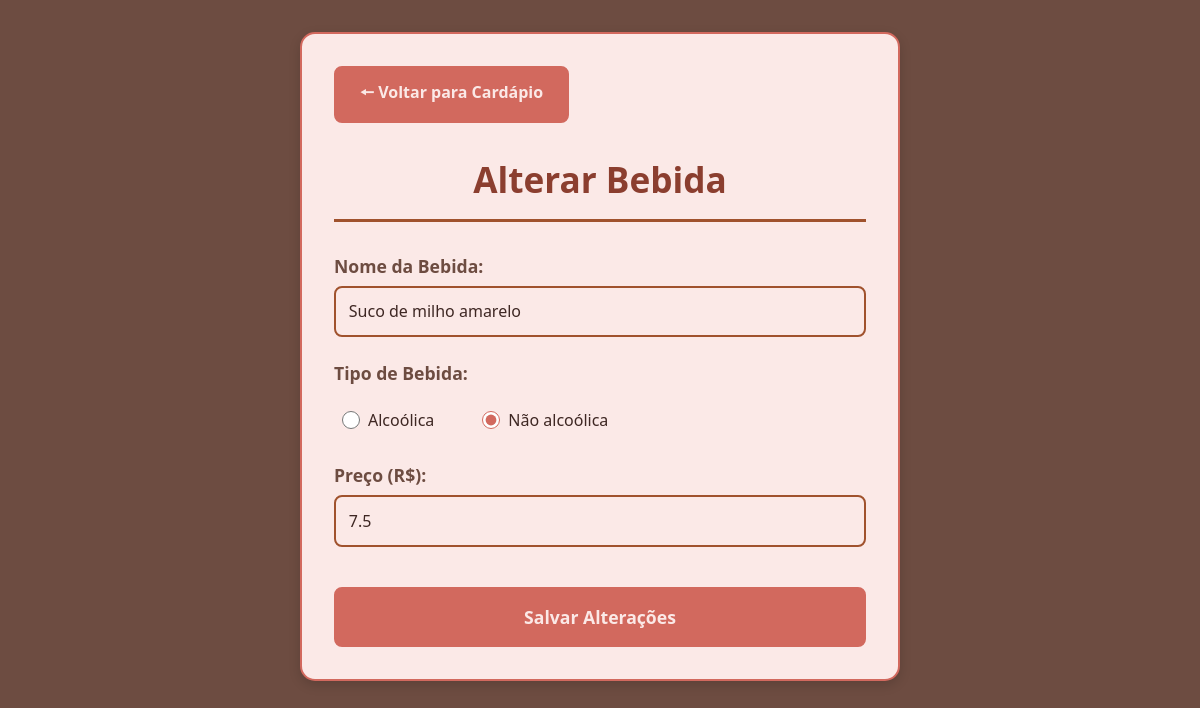
Screenshot of /view/bebidas/alterarBebida.php?id=3 with the database file from the repository.
### tables this page shows
create table bebida(
    id_bebida int primary key AUTO_INCREMENT,
    nome varchar(200) not null,
    alcoolica char(1) not null,
    preco decimal(7,2) not null,

    constraint chk_bebida check (alcoolica in ('S','N'))
);

### util/Connection.php (called while the page is built, shortened)
<?php
class Connection {
    private static $conn = null;
    public static function getConnection() {
        if(self::$conn == null) {
            try {
                $opcoes = array(
                    PDO::MYSQL_ATTR_INIT_COMMAND => "SET NAMES utf8",
                    PDO::ATTR_ERRMODE => PDO::ERRMODE_EXCEPTION,
                    PDO::ATTR_DEFAULT_FETCH_MODE => PDO::FETCH_ASSOC);
                $strConn = "mysql:host=" . DB_HOST . ";dbname=" . DB_NAME;
                self::$conn = new PDO($strConn, DB_USER, DB_PASSWORD, $opcoes);
            } catch(PDOException $e) {
                echo "Erro ao conectar na base de dados.<br>";
                print_r($e);
            }
        }
        return self::$conn;
    }
}

### controller/BebidaController.php (called while the page is built, shortened)
<?php
require_once (__DIR__ . "/../dao/BebidaDAO.php");
require_once (__DIR__ . "/../service/BebidaService.php");
require_once (__DIR__ . "/../model/Bebida.php");
class BebidaController{
    private BebidaDAO $bebidaDAO;
    public function __construct(){
        $this->bebidaDAO = new BebidaDAO();
    }
    public function buscarPorId(int $id){
        return $this->bebidaDAO->buscarPorId($id);
    }
}

### dao/BebidaDAO.php (called while the page is built, shortened)
<?php
require_once (__DIR__ . "/../util/Connection.php");
require_once (__DIR__ . "/../model/Bebida.php");
class BebidaDAO{
    private PDO $connection;
    public function __construct(){
        $this->connection = Connection::getConnection();
    }
    public function buscarPorId(int $id){
        $sql = "SELECT * FROM bebida WHERE id_bebida = ?";
        $stm = $this->connection->prepare($sql);
        $stm->execute([$id]);
        $resultado = $stm->fetchAll();
        $bebidas = $this->map($resultado);
        if(count($bebidas) > 0){
            return $bebidas[0];
        }else{
            return NULL;
        }
    }
    private function map(array $resultado) {
        $bebidas = [];
        foreach($resultado as $r){
            $bebida = new Bebida();
            $bebida->setId($r['id_bebida']);
            $bebida->setNome($r['nome']);
            $bebida->setAlcoolica($r['alcoolica']);
            $bebida->setPreco($r['preco']);
            array_push($bebidas, $bebida);
        }
        return $bebidas;
    }
}

### model/Bebida.php (called while the page is built, shortened)
<?php
class Bebida{
    private ?string $nome;
    private ?string $alcoolica;
    private ?float $preco;
    public function __construct(){
        $this->nome = null;
        $this->alcoolica = null;
        $this->preco = null;
    }
    public function setId(int $id): self{
        return $this;
    }
    public function getNome(): string{
        return $this->nome;
    }
    public function setNome(string $nome): self{
        $this->nome = $nome;
        return $this;
    }
    public function getAlcoolica(): string{
        return $this->alcoolica;
    }
    public function setAlcoolica(string $alcoolica): self{
        $this->alcoolica = $alcoolica;
        return $this;
    }
    public function getPreco(): float{
        return $this->preco;
    }
    public function setPreco(float $preco): self{
        $this->preco = $preco;
        return $this;
    }
}

### view/bebidas/alterarBebida.php (the view, shortened to what this page needs)
<?php
require_once (__DIR__ . "/../../controller/BebidaController.php");
$controladorBebida = new BebidaController();
if ($_SERVER['REQUEST_METHOD'] === 'POST') {
    $bebidaId  = $_POST['id'] ?? null;
    $nome      = trim($_POST['nome'] ?? '');
    $alcoolica = $_POST['alcoolica'] ?? '';
    $preco     = $_POST['preco'] ?? '';
    if ($nome === '' || $alcoolica === '' || $preco === '' || !is_numeric($preco)) {
        $msgErro = "Preencha todos os campos corretamente!";
        $bebida = $controladorBebida->buscarPorId((int)$bebidaId);
        $bebida->setNome($nome);
        $bebida->setAlcoolica($alcoolica);
        $bebida->setPreco(is_numeric($preco) ? (float)$preco : 0.0);
    } else {
        $bebida = $controladorBebida->buscarPorId((int)$bebidaId);
        $bebida->setNome($nome);
        $bebida->setAlcoolica($alcoolica);
        $bebida->setPreco((float)$preco);
        $controladorBebida->alterar($bebida);
        header("Location: ../cardapio.php");
        exit;
    }
} elseif (isset($_GET['id'])) {
    $id = (int)$_GET['id'];
    $bebida = $controladorBebida->buscarPorId($id);
} else {
    echo "ID da Bebida não informado.";
    exit;
}
?>
<!DOCTYPE html>
<html lang="pt-BR">
<head>
    <link rel="stylesheet" href="../styles/Bebida/alterar.css">
</head>
<body>
    <div class="container">
        <a href="../cardapio.php">🠔 Voltar para Cardápio</a>
        <h1>Alterar Bebida</h1>
        <form method="POST" class="form-alterar">
            <div class="form-group">
                <label for="nome">Nome da Bebida:</label>
                <input type="text" id="nome" name="nome" value="<?= htmlspecialchars($bebida->getNome()) ?>">
            </div>
            <div class="radio-group">
                <div class="group-label">Tipo de Bebida:</div>
                <div class="radio-options">
                    <div class="radio-option">
                        <input type="radio" name="alcoolica" id="alcoolicaS" value="S"
                            <?= $bebida->getAlcoolica() === 'S' ? 'checked' : '' ?>>
                        <label for="alcoolicaS">Alcoólica</label>
                    </div>
                    <div class="radio-option">
                        <input type="radio" name="alcoolica" id="alcoolicaN" value="N"
                            <?= $bebida->getAlcoolica() === 'N' ? 'checked' : '' ?>>
                        <label for="alcoolicaN">Não alcoólica</label>
                    </div>
                </div>
            </div>
            <div class="form-group">
                <label for="preco">Preço (R$):</label>
                <input type="number" id="preco" name="preco" value="<?= htmlspecialchars($bebida->getPreco()) ?>" step="0.01" min="0">
            </div>
            <button type="submit" class="btn-submit">Salvar Alterações</button>
        </form>
    </div>
</body>
</html>

### view/styles/Bebida/alterar.css (style rules this page uses)
:root { --bege-claro: #fbe9e7; --terracota: #d2695e; --argila: #a0522d; --tijolo: #8b3e2f; --marrom-suave: #6d4c41; --marrom-escuro: #3e2723; }
* { margin: 0; padding: 0; box-sizing: border-box; font-family: 'Segoe UI', Tahoma, Geneva, Verdana, sans-serif; }
body { background-color: var(--marrom-suave); color: var(--marrom-escuro); margin: 0; padding: 2rem; min-height: 100vh; }
a { display: inline-block; margin-bottom: 2rem; padding: 0.8rem 1.5rem; background: var(--terracota); color: var(--bege-claro); text-decoration: none; font-weight: 600; border-radius: 8px; transition: 0.3s; border: 2px solid var(--terracota); }
.container { max-width: 600px; margin: 0 auto; background: var(--bege-claro); border-radius: 15px; padding: 2rem; box-shadow: 0 4px 12px rgba(0,0,0,0.15); border: 2px solid var(--terracota); }
h1 { color: var(--tijolo); text-align: center; margin-bottom: 2rem; font-size: 2.2rem; border-bottom: 3px solid var(--argila); padding-bottom: 1rem; }
.form-alterar { display: flex; flex-direction: column; gap: 1.5rem; }
.form-group { display: flex; flex-direction: column; gap: 0.5rem; }
.form-group label { font-weight: 600; color: var(--marrom-suave); font-size: 1.1rem; }
.form-group input { padding: 0.8rem; border: 2px solid var(--argila); border-radius: 8px; background: var(--bege-claro); color: var(--marrom-escuro); font-size: 1rem; transition: all 0.3s ease; }
.radio-group { display: flex; flex-direction: column; gap: 0.5rem; }
.radio-group .group-label { font-weight: 600; color: var(--marrom-suave); font-size: 1.1rem; margin-bottom: 0.5rem; }
.radio-options { display: flex; gap: 2rem; }
.radio-option { display: flex; align-items: center; gap: 0.5rem; cursor: pointer; padding: 0.5rem; border-radius: 6px; transition: all 0.3s ease; }
.radio-option input[type="radio"] { width: 18px; height: 18px; accent-color: var(--terracota); cursor: pointer; }
.radio-option label { font-weight: 500; color: var(--marrom-escuro); cursor: pointer; margin: 0; }
.btn-submit { padding: 1rem 2rem; background: var(--terracota); color: var(--bege-claro); border: none; border-radius: 8px; font-size: 1.1rem; font-weight: 600; cursor: pointer; transition: all 0.3s ease; margin-top: 1rem; border: 2px solid var(--terracota); }

### rows the page displays
bebida: nome "Suco de milho amarelo", alcoolica "☐ Alcoólica", alcoolica "☑ Não alcoólica", preco "7.5"
